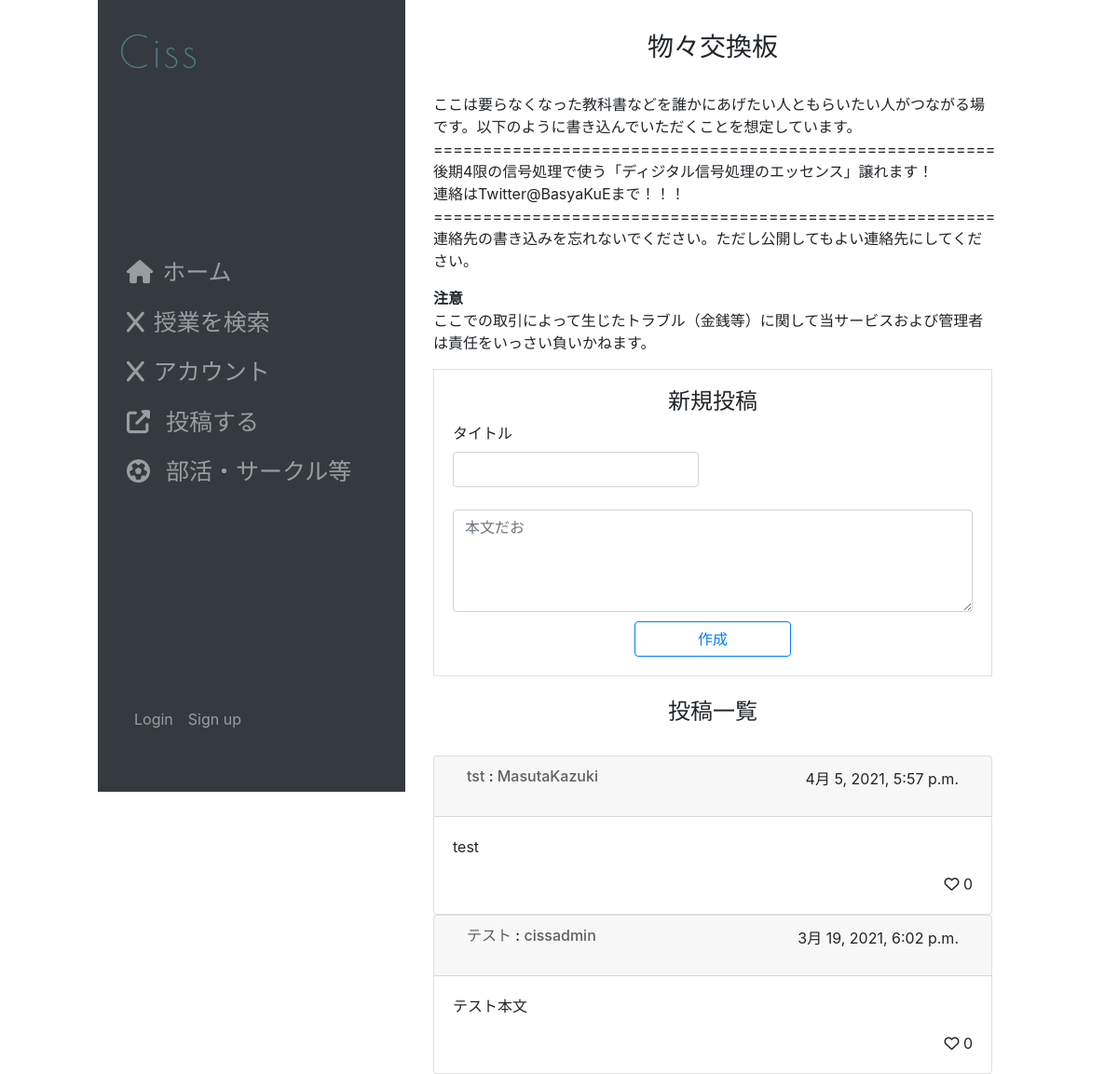
Before: /trade/ with the older database file.
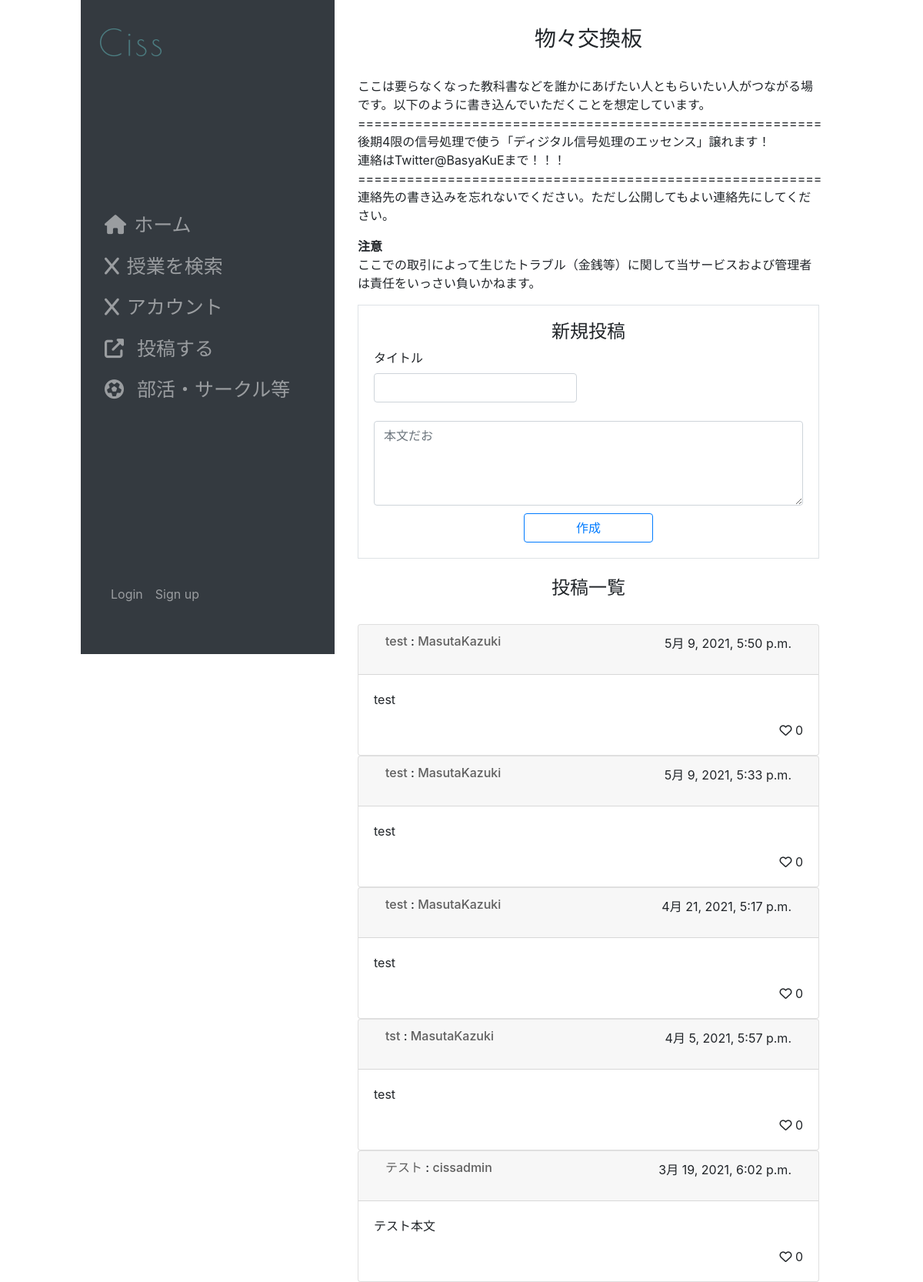
After: the same page with the newer database file.
### trade/models.py (models this page shows, shortened)
class Topic3(models.Model):
    user_name = models.ForeignKey(
        User,
        on_delete=models.CASCADE
    )
    title = models.CharField(
        'タイトル',
        max_length=255,
        null = False,
        blank = False,
    )
    message = models.TextField(
        verbose_name='本文',
        null=True,
        blank=False,
    )
    created = models.DateTimeField(
        auto_now_add=True,
    )
    modified = models.DateTimeField(
        auto_now=True,
    )
    pub_flg = models.BooleanField(
        default=True,
    )
    objects = TopicManager()

### accounts/models.py (models this page shows, shortened)
class User(AbstractBaseUser, PermissionsMixin):
    username_validator = UnicodeUsernameValidator()
    username = models.CharField(
        _('username'),
        max_length=50,
        unique=True,
        help_text='この項目は必須です。全角文字、半角英数字、@/./+/-/_ で50文字以下にしてください。',
        validators=[username_validator],
        error_messages={
            'unique': _("A user with that username already exists."),
        },
    )
    email = models.EmailField(
        _('email address'),
        help_text='この項目は必須です。メールアドレスは公開されません。@ed.tmu.ac.jpのみ使用できます。',
        blank=False
    )
    is_staff = models.BooleanField(
        _('staff status'),
        default=False,
        help_text=_('Designates whether the user can log into this admin site.'),
    )
    is_active = models.BooleanField(
        _('active'),
        default=True,
        help_text=_(
            'Designates whether this user should be treated as active. '
            'Unselect this instead of deleting accounts.'
        ),
    )
    date_joined = models.DateTimeField(_('date joined'), default=timezone.now)
    objects = UserManager()
    EMAIL_FIELD = 'email'
    USERNAME_FIELD = 'username'
    REQUIRED_FIELDS = ['email']
    class Meta:
        verbose_name = _('user')
        verbose_name_plural = _('users')
        abstract = False

### trade/views.py (the view, shortened to what this page needs)
# urls.py: path('', views.TradeTopicView.as_view(), name='top'),
class TradeTopicView(CreateView,LoginRequiredMixin):
    template_name = 'trade/top.html'
    model = Topic3
    form_class = TopicCreateForm
    success_url = reverse_lazy('trade:top')
    def get_context_data(self):
        ctx = super().get_context_data()
        print('完了3-1')
        print('完了3-2')
        ctx['posts'] = Topic3.objects.annotate(vote_count=Count('vote')).order_by('-created')
        print('完了3-3')
        return ctx

### trade/forms.py
class TopicCreateForm(ModelForm):
    class Meta:
        model=Topic3
        fields=[
            'title',
            'message',
        ]
        widgets = {
            'message': forms.Textarea(
                    attrs={
                        'rows':4, 'cols':7,
                        'placeholder': '本文だお'
                        }
                    )
        }
    def __init__(self, *args, **kwargs):
        kwargs.setdefault('label_suffix', '')
        super().__init__(*args, **kwargs)
        for field in self.fields.values():
            field.widget.attrs["class"] = "form-control"

### topics/templatetags/topicsfilters.py (called while the page is built)
@register.filter
def comment_filter(text):
    return ''.join(list(map(convert_url, bleach.clean(text).split('\n'))))

def convert_url(text_line):
    if 'https://' in text_line or 'http://' in text_line:
        return '$lt;a href="' + text_line + '" target="_blank" rel="noopener noreferrer">' + text_line + '</a>'
    else:
        return text_line

### templates/trade/top.html (shortened to what this page needs)
<!DOCTYPE html>
{% extends 'cissapp/layout.html' %}
{% load static %}
{% load topicsfilters %}
{% block content %}
<body>
<br>
<h3 class="text-center">物々交換板</h3>
<br>
<p>
    ここは要らなくなった教科書などを誰かにあげたい人ともらいたい人がつながる場です。以下のように書き込んでいただくことを想定しています。
    =========================================================<br>
    後期4限の信号処理で使う「ディジタル信号処理のエッセンス」譲れます！<br>
    連絡はTwitter@BasyaKuEまで！！！<br>
    =========================================================<br>
    連絡先の書き込みを忘れないでください。ただし公開してもよい連絡先にしてください。<br>
</p>
<p>
    <b>注意</b><br>
    ここでの取引によって生じたトラブル（金銭等）に関して当サービスおよび管理者は責任をいっさい負いかねます。
</p>
<div class="border" style="padding:20px;">
    <h4 class="text-center">新規投稿</h4>
    <form class="" action="" method="POST">
        <div class="row">
            <div class="col-6">
                {{form.title.label_tag}}{{ form.title}}
            </div>
        </div>
        <div class="mt-4">
            {{form.message}}
        </div>
        <div class="text-center" style="margin-top:10px;">
            <button class="btn btn-outline-primary " style="width:30%;" type="submit" name="next" value="confirm">作成</button>
        </div>
    </form>
</div>
        <br>
        <h4 class="text-center">投稿一覧</h4>
        <br>
        {% if posts %}
        {% for post in posts %}
            <div class="card" style="padding:0;">
                <div class="card-header">
                    <div class="row" style="margin:auto;">
                        <h6 class="col-7">
                            <a href="./{{post.id}}/">
                                {{ post.title }}
                            </a>
                            :
                            <a   href="{% url 'accounts:profile' %}">{{ post.user_name }}</a>
                        </h6>
                        <p class="col-5 text-right">{{ post.created}}</p>
                    </div>
                </div>
                <div class="card-body">
                    {% if post.pub_flg %}
                    <p　class="card-text">{{post.message | comment_filter | safe}}</p>
                    <div class="vote_button text-right" style="cursor: pointer;"
                    data-comment-id="{{post.id}}" data-count="{{post.vote_count}}">
                        <i class="far fa-heart"></i>
                        <span class="vote_counter">
                        {% if post.vote_count >= 0 %}
                            {{post.vote_count}}
                        {% endif %}
                        </span>
                    </div>
                    {% else %}
                        <p style="color: grey">コメントは非表示とされました</p>
                    {% endif %}
                </div>
            </div>
        {% endfor %}
        {% else %}
            <div class="ui warning message"><p>まだコメントはありません</p></div>
        {% endif %}
</body>
{% endblock %}

Changed rows visible on the page:
added Topic3: title "test", user_name "MasutaKazuki", created "5月 9, 2021, 5:50 p.m.", message|comment_filter "test", vote_count "0"
added Topic3: title "test", user_name "MasutaKazuki", created "5月 9, 2021, 5:33 p.m.", message|comment_filter "test", vote_count "0"
added Topic3: title "test", user_name "MasutaKazuki", created "4月 21, 2021, 5:17 p.m.", message|comment_filter "test", vote_count "0"
